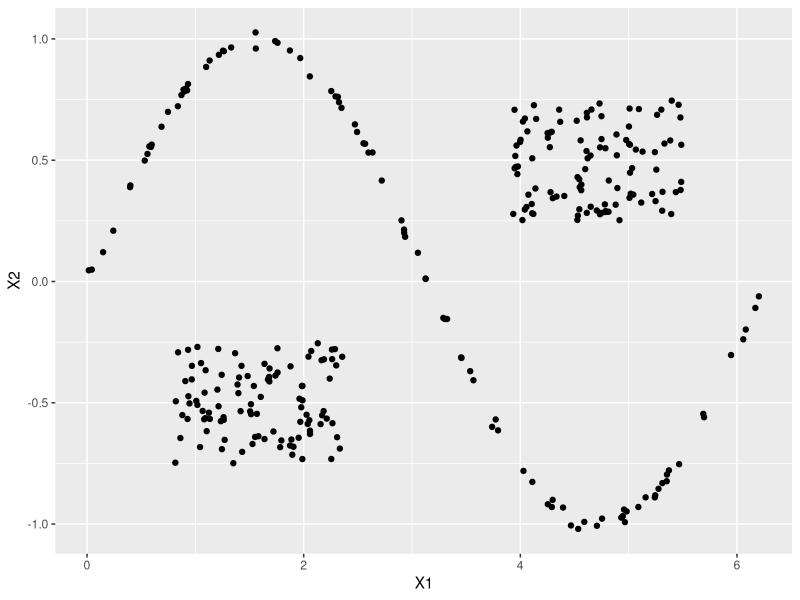
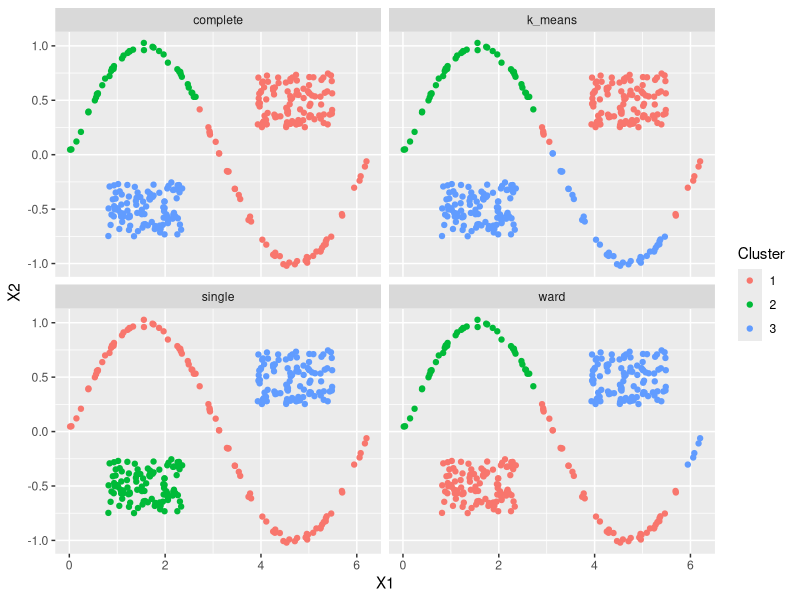
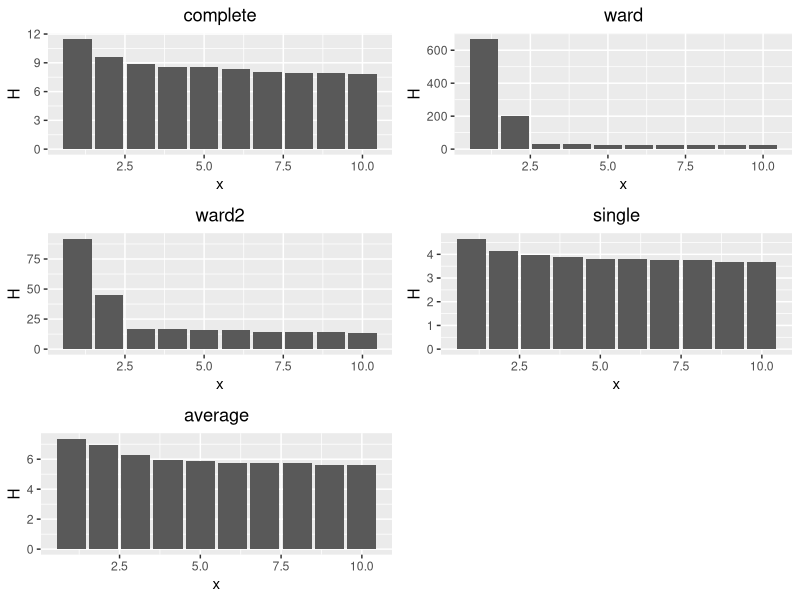
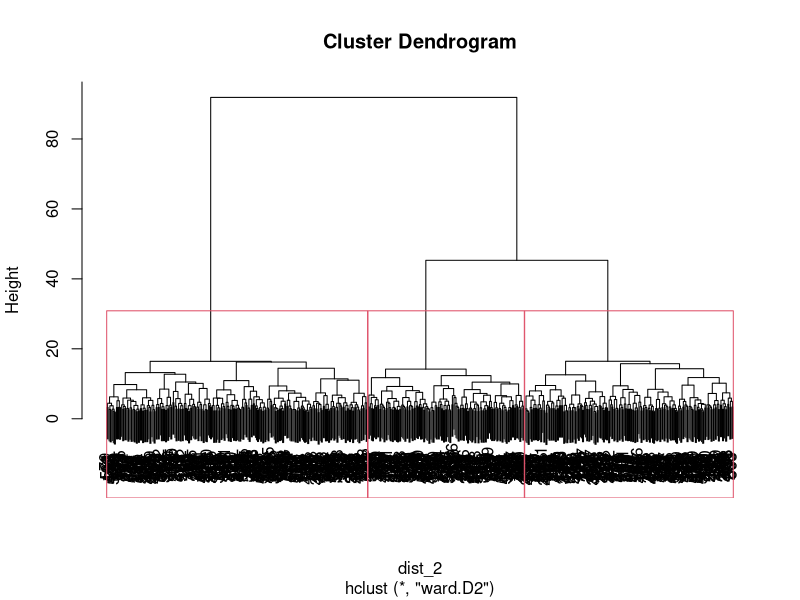
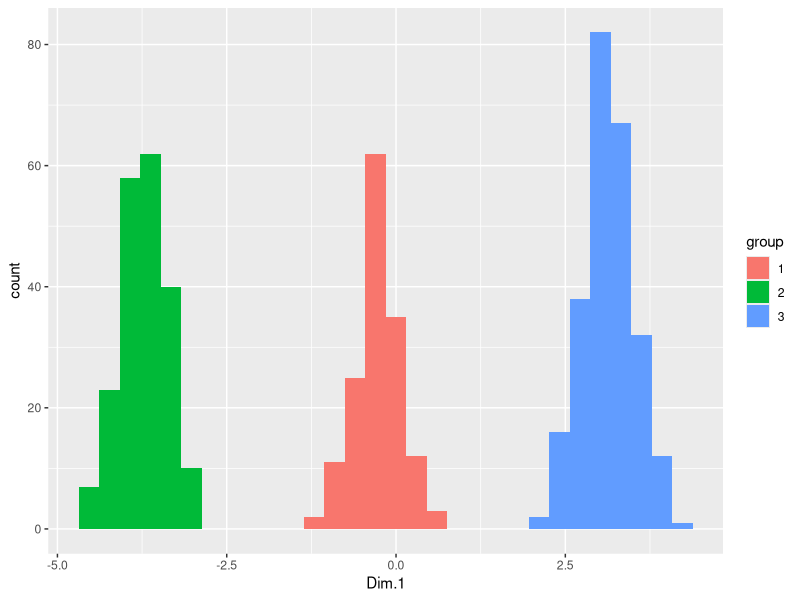
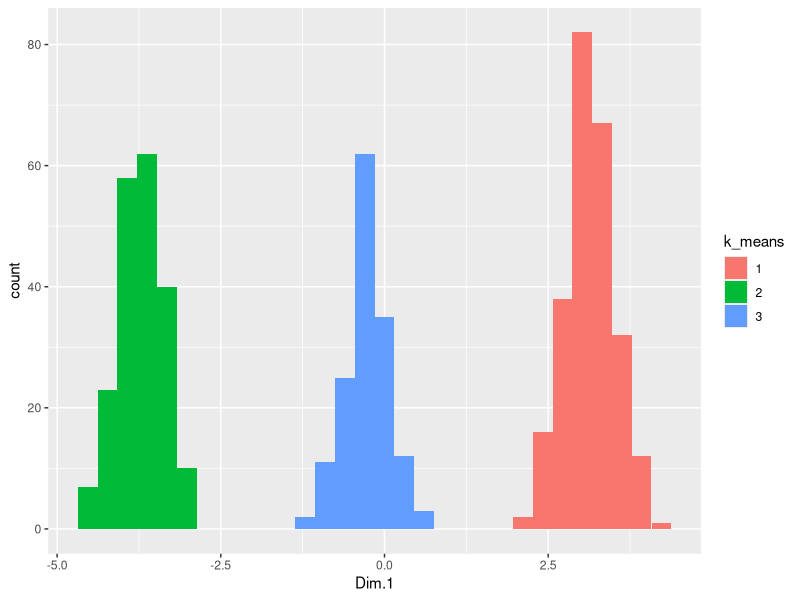
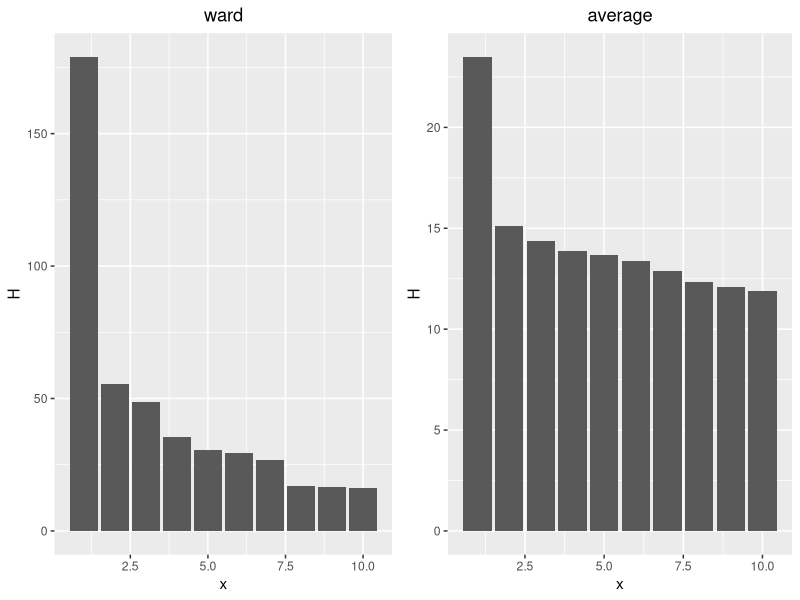
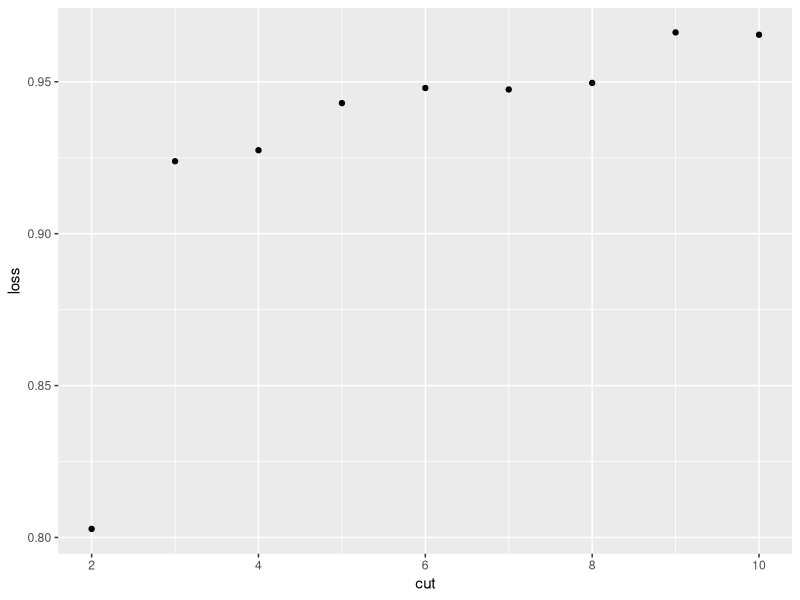

These charts were generated, in order, by the following R code:
## ---- chunk 1
library(tidyverse)
library(caret)
library(ggpubr)
library(FactoMineR)
## ---- chunk 2
donnees1 <- read_csv("donnees1.csv")
donnees2 <- read_csv("donnees2.csv")
medical <- read_csv2("medical.csv")
## ---- chunk 3
ggplot(donnees1) +
aes(X1, X2) + geom_point()
## ---- chunk 4
set.seed(2020)
scaled_1 <- scale(donnees1)
dist_1 <- dist(scaled_1)

complete <- hclust(dist_1, method = "complete") %>% cutree(k = 3)
ward <- hclust(dist_1, method = "ward.D") %>% cutree(k = 3)
single <- hclust(dist_1, method = "single") %>% cutree(k = 3)
k_means <- kmeans(scaled_1, 3)$cluster

donnees1 %>% 
mutate(complete, ward, single, k_means) %>% 
gather("Algorithm", "Cluster", -c(X1, X2)) %>% 
mutate(Cluster = as.factor(Cluster)) %>% 
ggplot() + aes(X1, X2, color = Cluster) +
geom_point() + facet_wrap(.~Algorithm)
## ---- chunk 5
set.seed(2020)
scaled_2 <- scale(donnees2)
dist_2 <- dist(scaled_2)

complete <- hclust(dist_2, method = "complete")
ward <- hclust(dist_2, method = "ward.D")
ward2 <- hclust(dist_2, method = "ward.D2")
single <- hclust(dist_2, method = "single")
average <- hclust(dist_2, method = "average")
## ---- chunk 6
heights <- tibble(
    complete = sort(complete$height, decreasing = T)[1:10],
    ward = sort(ward$height, decreasing = T)[1:10],
    ward2 = sort(ward2$height, decreasing = T)[1:10],
    single = sort(single$height, decreasing = T)[1:10],
    average = sort(average$height, decreasing = T)[1:10],
)


hplots <- vector(mode = "list")
for (method in names(heights)){
    hplots[[method]] <- ggplot(heights) + 
    aes_string(x = 1:10, y = method) + geom_bar(stat = "identity") +
    labs(title = method, y = "H") + 
    theme(plot.title = element_text(hjust = 0.5))
}
## ---- chunk 7
ggarrange(
    plotlist = hplots,
    ncol = 2, nrow = 3
)
## ---- chunk 8
plot(ward2)
rect.hclust(ward2, 3)
## ---- chunk 9
group <- as.factor(cutree(ward2, 3))
## ---- chunk 10
pca_donnees2 <- PCA(donnees2, scale.unit = T, ncp = 1, graph = F) 

pca_donnees2$ind$coord %>% 
as_tibble() %>% ggplot() +
aes(x = Dim.1) + geom_histogram(aes(fill = group))
## ---- chunk 11
set.seed(2020)
k_means <- kmeans(scaled_2, 3)$cluster %>% as.factor()

pca_donnees2$ind$coord %>% 
as_tibble() %>% ggplot() +
aes(x = Dim.1) + geom_histogram(aes(fill = k_means))
## ---- chunk 12
set.seed(2020)
scaled_3 <- scale(medical)
dist_3 <- dist(scaled_3)

ward <- hclust(dist_3, method = "ward.D")
average <- hclust(dist_3, method = "average")
## ---- chunk 13
heights <- tibble(
    ward = sort(ward$height, decreasing = T)[1:10],
    average = sort(average$height, decreasing = T)[1:10]
)


hplots <- vector(mode = "list")
for (method in names(heights)){
    hplots[[method]] <- ggplot(heights) + 
    aes_string(x = 1:10, y = method) + geom_bar(stat = "identity") +
    labs(title = method, y = "H") + 
    theme(plot.title = element_text(hjust = 0.5))
}
## ---- chunk 14
bestcut <- function(arbre, min = 2, max = 10){
    #' Renvoie un plot de la perte d'intertie
    intra <- rev(cumsum(arbre$height))
    tibble(
        cut = min:max,
        loss = intra[min:(max)]/intra[(min - 1):(max - 1)]
    ) %>% 
    ggplot() + aes(x = cut, y = loss) + geom_point()
}
## ---- chunk 15
ggarrange(
    plotlist = hplots,
    ncol = 2, nrow = 1
)
## ---- chunk 16
bestcut(ward)
## ---- chunk 17
plot(ward)
rect.hclust(ward, 3)
## ---- chunk 18
set.seed(2020)
k_means <- kmeans(scaled_3, 2)$cluster %>% as.factor()

pca_medical <- PCA(medical, scale.unit = T, ncp = 5, graph = F)

pca_medical$ind$coord %>% 
as_tibble() %>% 
mutate(
    ward = as.factor(cutree(ward, 2)),
    average = as.factor(cutree(average, 2)),
    k_means = k_means
) %>% 
gather("Algorithm", "Cluster", ward, average, k_means) %>% 
ggplot() + aes(x = Dim.2, y = Dim.1, color = Cluster) + geom_point() + 
geom_hline(yintercept = 0) + facet_wrap(Algorithm~.)
## ---- chunk 19
set.seed(2020)
var_3 <- t(scaled_3)
dist_var <- dist(var_3)

complete <- hclust(dist_var, method = "complete")
ward <- hclust(dist_var, method = "ward.D")
single <- hclust(dist_var, method = "single")
## ---- chunk 20
heights <- tibble(
    complete = sort(complete$height, decreasing = T)[1:10],
    ward = sort(ward$height, decreasing = T)[1:10],
    single = sort(single$height, decreasing = T)[1:10]
)


hplots <- vector(mode = "list")
for (method in names(heights)){
    hplots[[method]] <- ggplot(heights) + 
    aes_string(x = 1:10, y = method) + geom_bar(stat = "identity") +
    labs(title = method, y = "H") + 
    theme(plot.title = element_text(hjust = 0.5))
}
## ---- chunk 21
ggarrange(
    plotlist = hplots,
    ncol = 2, nrow = 2
)
## ---- chunk 22
bestcut(single)
## ---- chunk 23
plot.PCA(pca_medical, axes=c(1, 2), choix="var")
## ---- chunk 24
pca_medical$var$coord %>% 
as_tibble() %>% 
select(Dim.1, Dim.2) %>% 
mutate(
    ward = as.factor(cutree(ward, 2)),
    complete = as.factor(cutree(complete, 2)),
    single = as.factor(cutree(single, 2))
) %>% 
gather("Algorithm", "Cluster", ward, complete, single) %>% 
ggplot() + aes(x = Dim.2, y = Dim.1, color = Cluster) + geom_point() + 
geom_hline(yintercept = 0) + facet_wrap(Algorithm~., ncol = 2)
